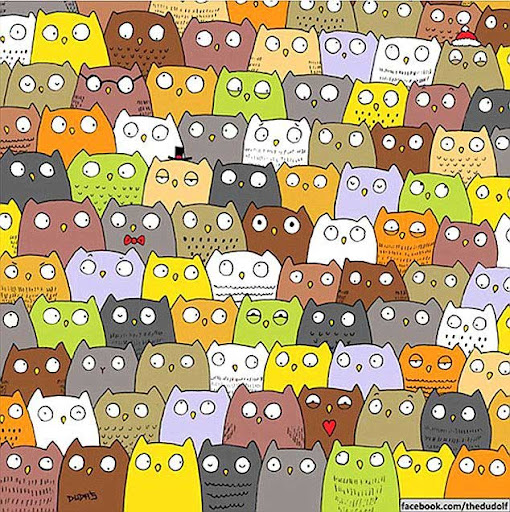
#> input picture Counting/cat.jpg, 510 x 512 px, given as the content of the folder match_template/Counting/rabbit2, which was not available
$ jupyter execute --allow-errors counting_rabbit2.ipynb   (text cells are left out)
#> lines starting #> are read from the running program, lines starting #| are printed output that depends on the picture; after the words box and inside, x2 and y2 are one past the last pixel; in counts of white or black regions, pixels touching at a corner belong together; pictures that were not available may be replaced by others from this repository, and a replacement may not be noted
[cell 1]
import numpy as np
import matplotlib.pyplot as plt
import cv2
import os
import sys
import random

[cell 2]
image_path = "Counting/rabbit2.png"
template__folder_path = os.path.join("match_template", image_path[:-4])
template__folder_path

[cell 3]
def get_template(folder_path: str):
#> called with folder_path = 'match_template/Counting/rabbit2'
    templates = []
    for file in os.listdir(folder_path):
        template = cv2.imread(os.path.join(folder_path, file))
#> template is the input picture: shape (512, 510, 3); mean B, G, R 116.1, 162.7, 184.5
        templates.append(template)
    return templates

[cell 4]
def plot_image(image: np.array, title: str= "", type: str="rgb"):
    if type == "gray":
        plt.imshow(image, cmap="gray")
    else:
        plt.imshow(image[:, :, ::-1])
    plt.title(title)
    plt.show()

[cell 5]
templates = get_template(template__folder_path)
#> templates = 1 item

[cell 6]
for idx in range(len(templates)):
    plt.subplot(3, 3, idx + 1)
    img = templates[idx]
    # print(img)
    plt.imshow(templates[idx][:, :, ::-1])
#> this loop made 1 pass

[cell 7]
image_rgb = cv2.imread(image_path)
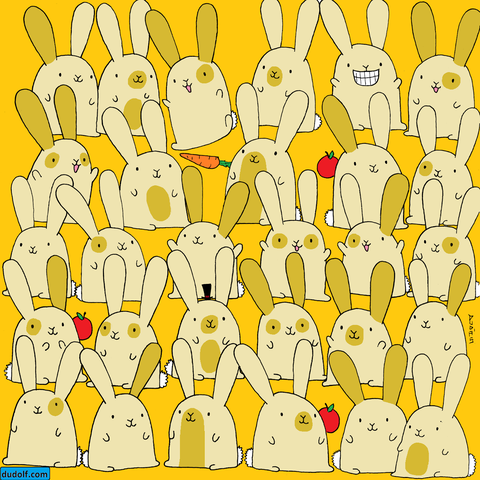
#> input picture Counting/rabbit2.png, 480 x 480 px
#> image_rgb is the input picture: shape (480, 480, 3); mean B, G, R 106.9, 201.4, 225.4

[cell 8]
plot_image(image_rgb, "Image")

[cell 9]
templates_gray = [cv2.cvtColor(template, cv2.COLOR_BGR2GRAY) for template in templates]
#> templates_gray = 1 item
image_gray = cv2.cvtColor(image_rgb, cv2.COLOR_BGR2GRAY)
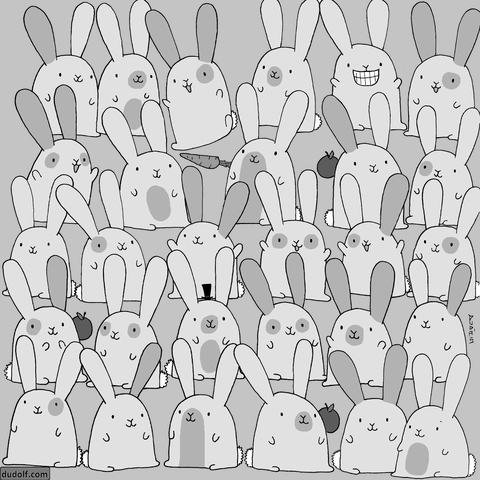
#> image_gray: shape (480, 480); min 0, max 255, mean 197.7

[cell 10]
for idx in range(len(templates_gray)):
    plt.subplot(3, 3, idx + 1)
    img = templates_gray[idx]
    # print(img)
    plt.imshow(templates_gray[idx], cmap="gray")
#> this loop made 1 pass
#> pass 1, `img = templates_gray[idx]`:
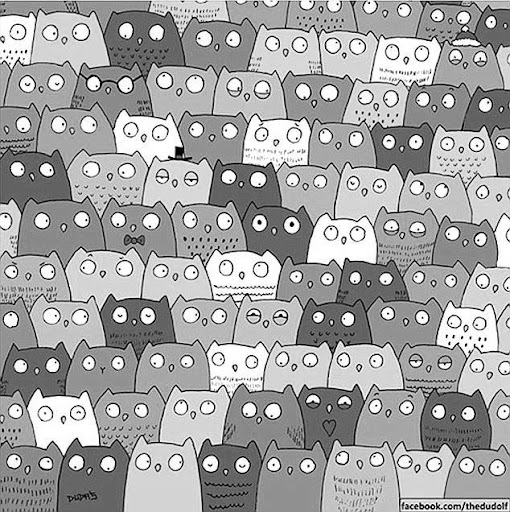
#> img: shape (512, 510); min 0, max 255, mean 163.9

[cell 11]
plt.imshow(image_gray, cmap="gray")

[cell 12]
def eliminate_color(image: np.array):
    """
    Input: gray image

    Output: binary image

    Process:
    detect edge using canny edge detection
    revert the color of the edge
    thresholding
    """
    edges = cv2.Canny(image, 127, 255)
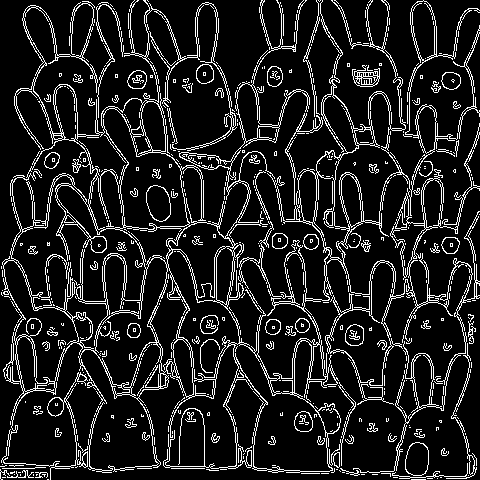
#> edges: shape (480, 480); 12.4% white in thin lines or dots
    edges = cv2.GaussianBlur(255 - edges, (3, 3), 0)
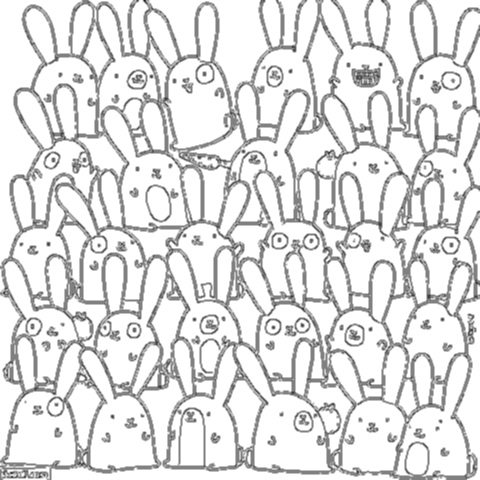
#> edges: shape (480, 480); min 32, max 255, mean 223.3
    # edges = 255 - edges
    _, binary_img = cv2.threshold(edges, 240, 255, cv2.THRESH_BINARY)
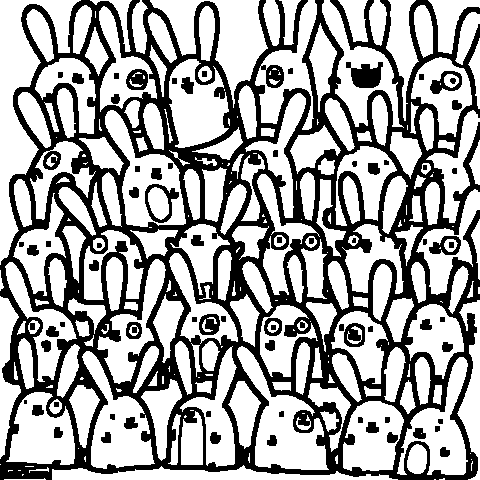
#> binary_img: shape (480, 480); 64.5% white; 73 black regions (2 under 20 px), largest, box (x1, y1, x2, y2) and area: (0, 0, 480, 480) 75113, (346, 62, 383, 88) 635, (145, 184, 179, 223) 422

    return binary_img

[cell 13]
# [9 lines left out: function rotate_image, not called in this run]

[cell 14]
def image_addition(images: list):
    """Add all images in the list"""
    res_w = max(image.shape[1] for image in images)
    res_h = max(image.shape[0] for image in images)
    res = np.zeros((res_h, res_w), np.uint8)
    for image in images:
        res[:image.shape[0], :image.shape[1]] += image
    return res

#> (a cell that did not finish here is left out)

#> (a cell that did not finish here is left out)

[cell 17]
# check convert to binary image
processed_image = eliminate_color(image_gray)

plt.figure(figsize=(12, 6))

plt.subplot(121)
plt.imshow(image_gray, cmap="gray")

plt.subplot(122)
plt.imshow(processed_image, cmap="gray")

[cell 18]
processed_template = [eliminate_color(template) for template in templates_gray]
#> in eliminate_color (call 2), `edges = cv2.Canny(image, 127, 255)`:
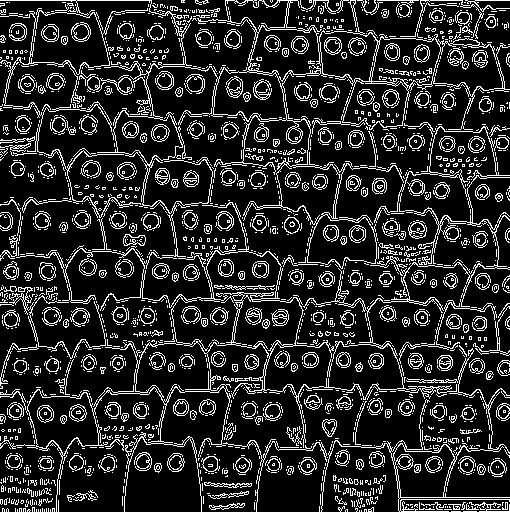
#> edges: shape (512, 510); 16.2% white in thin lines or dots
#> in eliminate_color (call 2), `edges = cv2.GaussianBlur(255 - edges, (3, 3), 0)`:
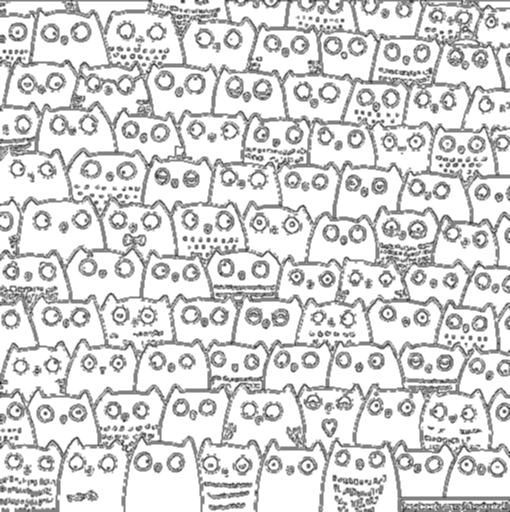
#> edges: shape (512, 510); min 32, max 255, mean 213.7
#> in eliminate_color (call 2), `_, binary_img = cv2.threshold(edges, 240, 255, cv2.THRESH_BINARY)`:
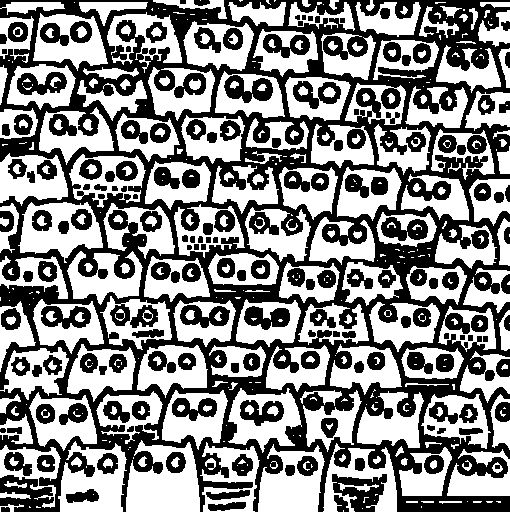
#> binary_img: shape (512, 510); 53% white; 172 black regions, largest, box (x1, y1, x2, y2) and area: (0, 0, 510, 512) 86135, (332, 474, 387, 512) 1146, (224, 75, 273, 103) 782
#> processed_template = 1 item
plt.figure(figsize=(12, 6))
for idx in range(len(processed_template)):
    plt.subplot(3, 3, idx + 1)
    plt.imshow(processed_template[idx], cmap="gray")

[cell 19]
# [29 lines left out: function check_overlap, not called in this run]

[cell 20]
def find_bounding_boxs(image: np.array, templates: np.array, selecting_threshold: float=0.95, plot_match_map: bool=False, title: str=""):
#> called with selecting_threshold = -300, plot_match_map = False, title = 'Gray Match Map'
    check = []
    if plot_match_map:
        plt.figure(figsize=(12, 6))
        plt.title(title)
    for idx in range(len(templates)):
        # print(template.shape)
        template = templates[idx]
        h, w = template.shape[:2]
        res = cv2.matchTemplate(image, template, cv2.TM_CCOEFF_NORMED)
        if plot_match_map:
            plt.subplot(3, 3, idx + 1)
            plt.imshow(res, cmap="gray")


        # res = cv2.matchTemplate(image, template, cv2.TM_CCORR_NORMED)

        if selecting_threshold > 0 and selecting_threshold < 1:
            threshold = sorted(res.flatten())[int(0.95 * len(res.flatten()))]
        else:
            threshold = sorted(res.flatten())[selecting_threshold]
        loc = np.where(res >= threshold)

        x, y = loc[::-1]
        for i in range(len(x)):
            score = res[y[i], x[i]]
            check.append((score, x[i], y[i], w, h))
#> this loop made 1 pass
#> (h, w, threshold, loc) on pass 1: (512, 510, 0.0209, 300 positions, rows 0 to 29, columns 2 to 30)
#> pass 1, in find_bounding_boxs, `res = cv2.matchTemplate(image, template, cv2.TM_CCOEFF_NORMED)`:
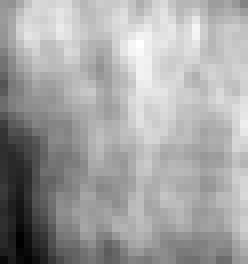
#> res: shape (33, 31) float32 (shown 8 times larger); min -0.00868, max 0.0301, mean 0.0163; drawn with min black and max white
#> after the loop, check = 300 items, first 6: (0.0211, 3, 0, 510, 512), (0.0241, 4, 0, 510, 512), (0.0239, 5, 0, 510, 512), (0.0235, 6, 0, 510, 512), (0.0245, 7, 0, 510, 512), (0.0242, 8, 0, 510, 512)

    return check

[cell 21]
def convert_image_template(image: np.array, templates: list[np.array], covert_type: str="binary", convert_param: tuple= None):
    """
    Convert the image by given type (binary, flip,...)
    """
    if covert_type == "binary":
        processed_image = eliminate_color(image)
        processed_templates = [eliminate_color(template) for template in templates]
    elif covert_type == "flip":
        processed_image = image
        processed_templates = [cv2.flip(template, convert_param) for template in templates]
        # processed_image = eliminate_color(image)
        # processed_templates = [eliminate_color(template) for template in processed_templates]
    elif covert_type == "rotate":
        processed_image = image
        processed_templates = [rotate_image(template, convert_param) for template in templates]
        # processed_image = eliminate_color(image)
        # processed_templates = [eliminate_color(template) for template in processed_templates]
    else:
        return None
    return processed_image, processed_templates

[cell 22]
def plot(images, title= ""):
        if isinstance(images, list):
            plt.figure(figsize=(12, 6))
            for idx in range(len(images)):
                plt.subplot(3, 3, idx + 1)
                plt.imshow(images[idx], cmap="gray")
                plt.title(title)
            plt.show()
        else:
            plt.imshow(images, cmap="gray")
            plt.title(title)
            plt.show()

[cell 23]
def recalculate_score_with_square_error(bboxes: list[tuple], image: np.array, templates: list[np.array]):
    mse = []
    for box in bboxes:
        x, y, w, h = box[1:]
        check_template = None
        for template in templates:
            if template.shape[0] == h and template.shape[1] == w:
                check_template = template
                break
        if check_template is None:
            mse.append(0)

        else:
            try:
                mse.append(np.sum(image[y: y + h, x: x + w] - check_template)**2)
                # print(w,h )
            except Exception as e:
                print(e)
                print(w, h)
                print(check_template.shape)
                print(processed_image.shape)

    mse = np.array(mse)
    mse = mse / np.linalg.norm(mse, np.inf) # max
    for i in range(len(bboxes)):
        bboxes[i] = ((mse[i] + bboxes[i][0])/2, bboxes[i][1], bboxes[i][2], bboxes[i][3], bboxes[i][4])
    return bboxes

[cell 24]
def apply_templates(image, templates, original_image= None,
                    plot_processed_image= True, convert_config: list = None, convert_param: list = None,
                    selecting_threshold= 0.95, overlap_threshold=0.5,
                    plot_match_map= False, bounding_box_threshold=0.7):
    """
    Input:
    image: np.array of the image (gray or rgb)
    templates: list of np.array of the templates (gray or rgb)
    original_image: np.array of the original image (rgb)
    plot_processed_image: bool to plot the processed image
    convert_config: list of str of the convert type (binary, flip, rotate)
    convert_param: list of tuple of the convert parameter for converting the image
    selecting_threshold: the precentage of eliminate the low score bounding box or - number of taken bounding box
    overlap_threshold: the threshold of the overlap ratio between two bounding box
    plot_match_map: bool to plot the match map of the templates
    bounding_box_threshold: the percentage of eliminate bounding box
    """


    ## get all possible bounding boxes
    ####################
    if plot_processed_image:
        plot(templates, title= "Gray Templates")

    bboxes = []
    bboxes.extend(find_bounding_boxs(image, templates, selecting_threshold, plot_match_map= plot_match_map, title= "Gray Match Map"))
    if convert_config is not None:
        for convert_type, convert_param in zip(convert_config, convert_param):
            processed_image, processed_templates = convert_image_template(image, templates, convert_type, convert_param)
            new_bboxes = find_bounding_boxs(processed_image, processed_templates, selecting_threshold, plot_match_map= plot_match_map, title= convert_type + " Match Map")

            # recalculate bounding box_score by square error
            if convert_type == "binary":
                new_bboxes = recalculate_score_with_square_error(new_bboxes, image, templates)
            # if convert_type == "flip":
            #     new_bboxes = recalculate_score_with_square_error(new_bboxes, image, processed_templates)


            bboxes.extend(new_bboxes)
            if plot_processed_image:
                plot([image, processed_image], "Original and Processed Image " + convert_type)
                plot(processed_templates, title= "Processed Templates " + convert_type)
#> after the loop, bboxes has the same summary as check in find_bounding_boxs
#> the loop in plot, `for idx in range(len(images)):` made 1 pass
#> after the loop, bboxes = 200 items, first 6: (0.0241, 4, 0, 510, 512), (0.0239, 5, 0, 510, 512), (0.0235, 6, 0, 510, 512), (0.0245, 7, 0, 510, 512), (0.0242, 8, 0, 510, 512), (0.0231, 15, 0, 510, 512)
    else:
        plot(image, "Original Image")


    # sort the bounding boxes
    check = sorted(bboxes, key=lambda x: x[0], reverse=True)
    # print(len(check))

    ## reduce the bounding boxes
    ##############################
    #check overlap
    bb_res = []
    for i in range(len(check)):
        if len(bb_res) == 0:
            bb_res.append(check[i])
        else:
            flag = True
            for box in bb_res:
                if check_overlap(box[1:], check[i][1:], overlap_threshold):
                    flag = False
                    break
            if flag:
                bb_res.append(check[i])

    ## eliminate by quality threshold
    mean_score = np.mean([x[0] for x in bb_res])
    print("lowest score: ", bb_res[-1][0])
    print("highest score: ", bb_res[0][0])
    print("mean score: ", mean_score)
    score_threshold = bb_res[int((1 - bounding_box_threshold) * len(bb_res))][0]
    print("score threshold: ", score_threshold)
    bb_res = [x for x in bb_res if x[0] > score_threshold]


    #############plot the bounding box

    bb_res = [x[1:] for x in bb_res]
    if original_image is not None:
        res_image = original_image.copy()
        for bb in bb_res:
            cv2.rectangle(res_image, bb[:2], (bb[0] + bb[2], bb[1] + bb[3]), (0,0,255), 2)

        plt.figure(figsize=(12, 6))
        plt.imshow(res_image[:, :, ::-1])
        plt.title(f"Counting Result : {len(bb_res)}")
        for idx in range(len(bb_res)):
            bb = bb_res[idx]
            plt.annotate(str(idx + 1), (bb[0] - 10 , bb[1] + 10), color="yellow", fontsize=15)
    return bb_res
